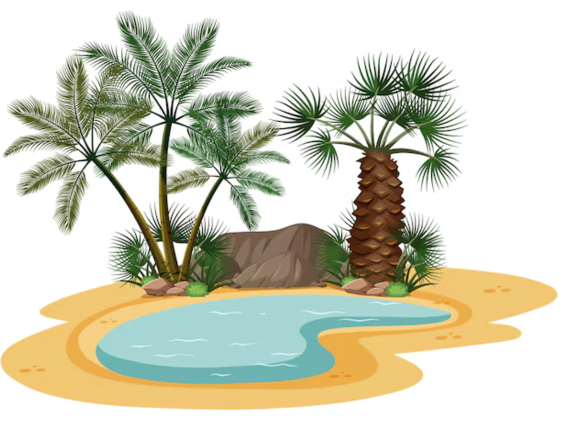
#> input picture img/00.png, 1132 x 842 px (shown at 1/2 size)
$ python -i centium_convert_images.py   (imports and definitions only)
#> lines starting #> are read from the running program, lines starting #| are printed output that depends on the picture
#> in convert_and_resize, img is the input picture: PIL image 1132x842 RGBA; mean R, G, B, A 207.4, 207, 187.7, 255
import os
from PIL import Image

IMG_DIR = os.path.join(os.path.dirname(__file__), 'img')
ALLOWED_EXTENSIONS = {'.jpg', '.jpeg', '.bmp', '.gif', '.tiff', '.webp'}


def is_target_file(filename):
    name, ext = os.path.splitext(filename)
    if ext.lower() == '.png':
        return False
    if ext.lower() not in ALLOWED_EXTENSIONS:
        return False
    if len(name) == 2 and name.isdigit():
        return True
    return False

def crop_center_square(img):
    width, height = img.size
#> width = 1132; height = 842
    if width == height:
        return img
    elif width > height:
        left = (width - height) // 2
#> left = 145
        right = left + height
#> right = 987
        return img.crop((left, 0, right, height))
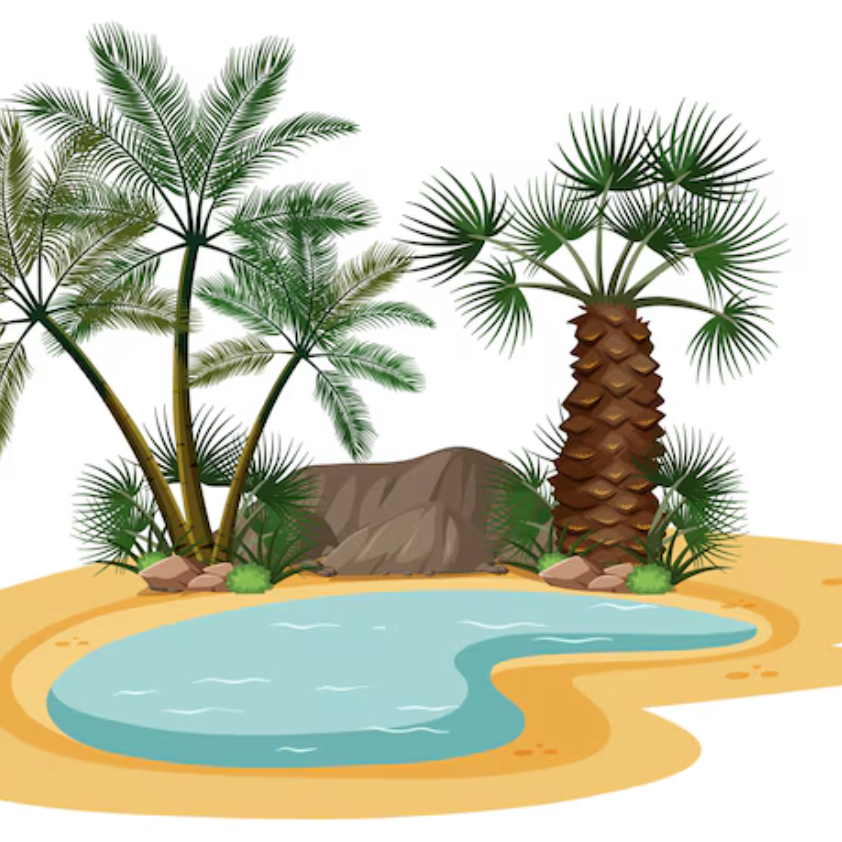
#> returned value: PIL image 842x842 RGBA; mean R, G, B, A 194.5, 195.5, 173.8, 255
    else:
        top = (height - width) // 2
        bottom = top + width
        return img.crop((0, top, width, bottom))

def convert_and_resize(filepath, outpath):
    with Image.open(filepath) as img:
        img = crop_center_square(img)
        img = img.resize((256, 256), Image.LANCZOS)
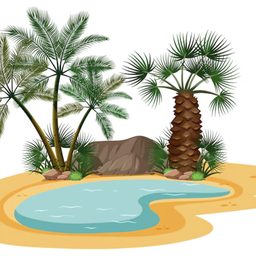
#> img: PIL image 256x256 RGBA; mean R, G, B, A 194.4, 195.4, 173.6, 255
        img.save(outpath, 'PNG')
        print(f"Converted and resized: {filepath} -> {outpath}")

def main():
    for filename in os.listdir(IMG_DIR):
        if is_target_file(filename):
            name, _ = os.path.splitext(filename)
            src_path = os.path.join(IMG_DIR, filename)
            dst_path = os.path.join(IMG_DIR, f"{name}.png")
            convert_and_resize(src_path, dst_path)

# [2 lines not run here, left out]

>>> result = convert_and_resize('img/00.png', 'out.png')

$ run again, on img/04.png
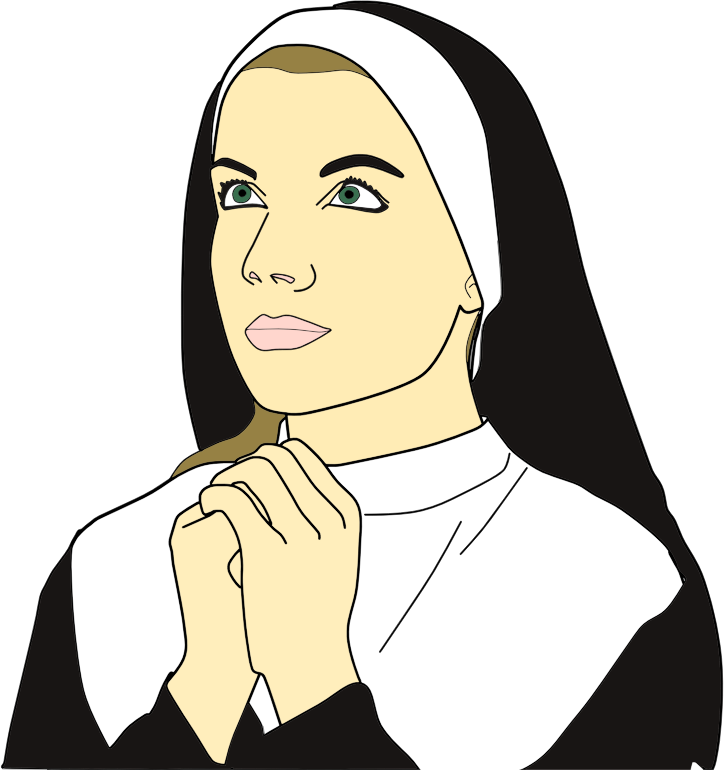
#> input picture img/04.png, 724 x 770 px
#> in convert_and_resize, img is the input picture: PIL image 724x770 RGBA; mean R, G, B, A 116.1, 111.5, 99.6, 168
#> in crop_center_square, `return img.crop((0, top, width, bottom))`:
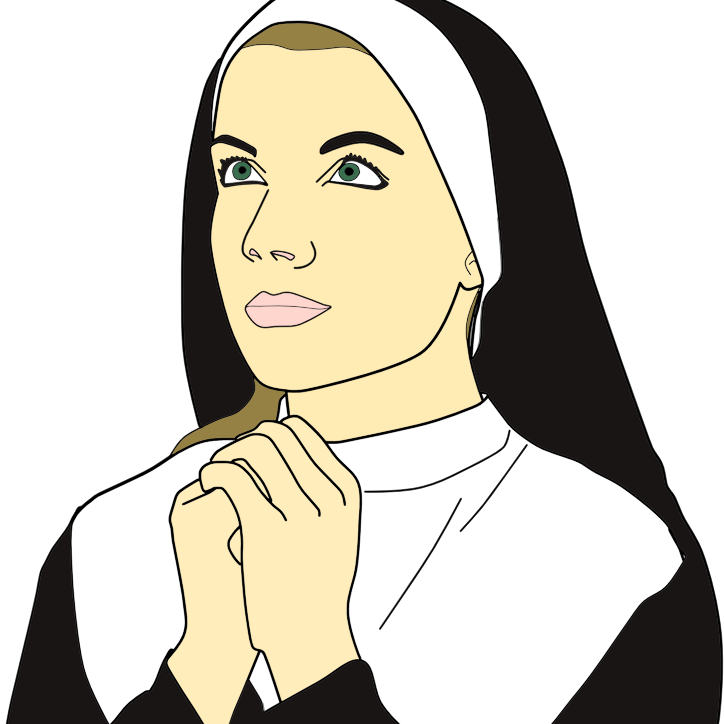
#> returned value: PIL image 724x724 RGBA; mean R, G, B, A 120.7, 115.9, 103.3, 169.5; transparent parts drawn white
#> in convert_and_resize, `img = img.resize((256, 256), Image.LANCZOS)`:
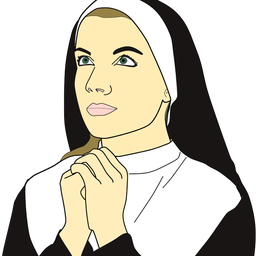
#> img: PIL image 256x256 RGBA; mean R, G, B, A 120.2, 115.7, 103.1, 169.5; transparent parts drawn white

$ run again, on img/05.png
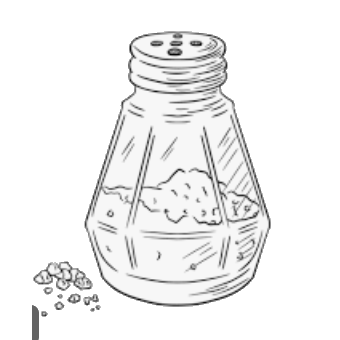
#> input picture img/05.png, 340 x 340 px
#> in convert_and_resize, img is the input picture: PIL image 340x340 RGBA; mean R, G, B, A 241.4, 241.4, 241.4, 255
#> in convert_and_resize, `img = img.resize((256, 256), Image.LANCZOS)`:
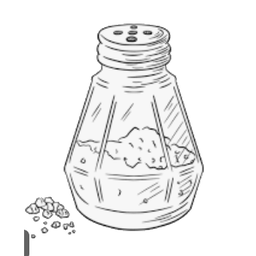
#> img: PIL image 256x256 RGBA; mean R, G, B, A 241.3, 241.3, 241.3, 255

$ run again, on img/06.png
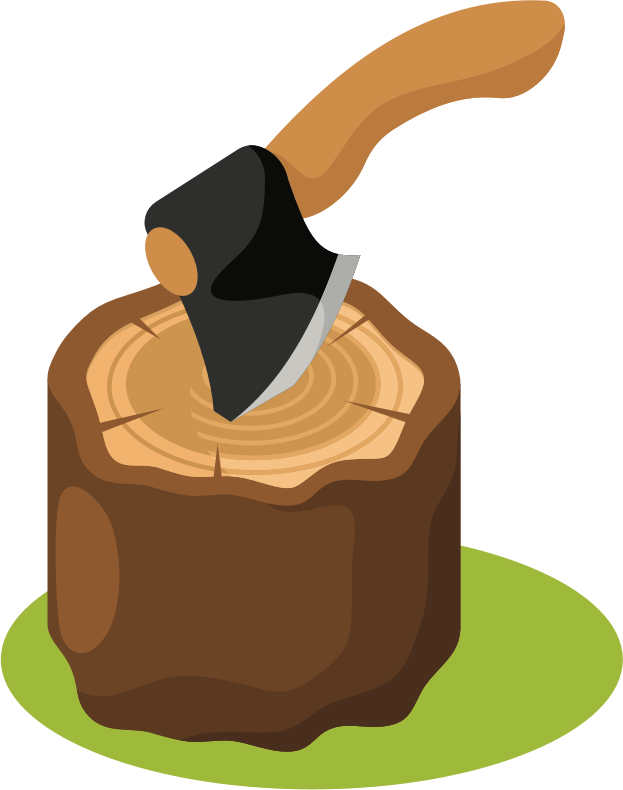
#> input picture img/06.png, 623 x 790 px
#> in convert_and_resize, img is the input picture: PIL image 623x790 RGBA; mean R, G, B, A 76.3, 60.8, 30.4, 141.6
#> in crop_center_square, `return img.crop((0, top, width, bottom))`:
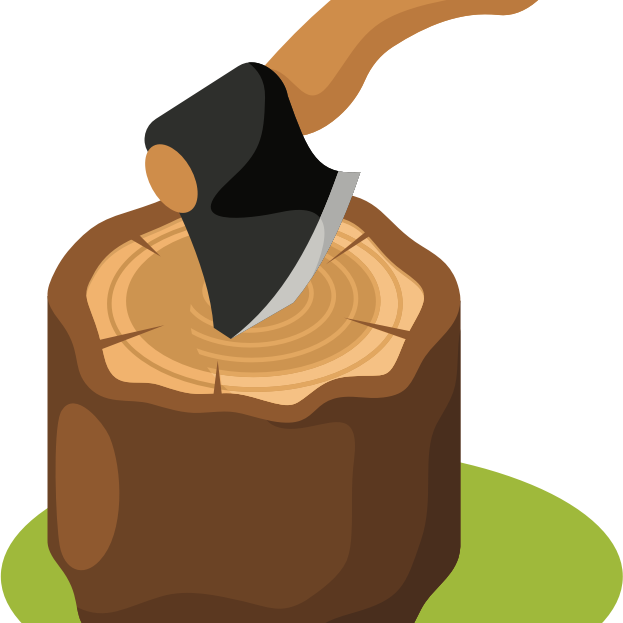
#> returned value: PIL image 623x623 RGBA; mean R, G, B, A 77, 58.6, 31.4, 147.7; transparent parts drawn white
#> img: PIL image 256x256 RGBA
